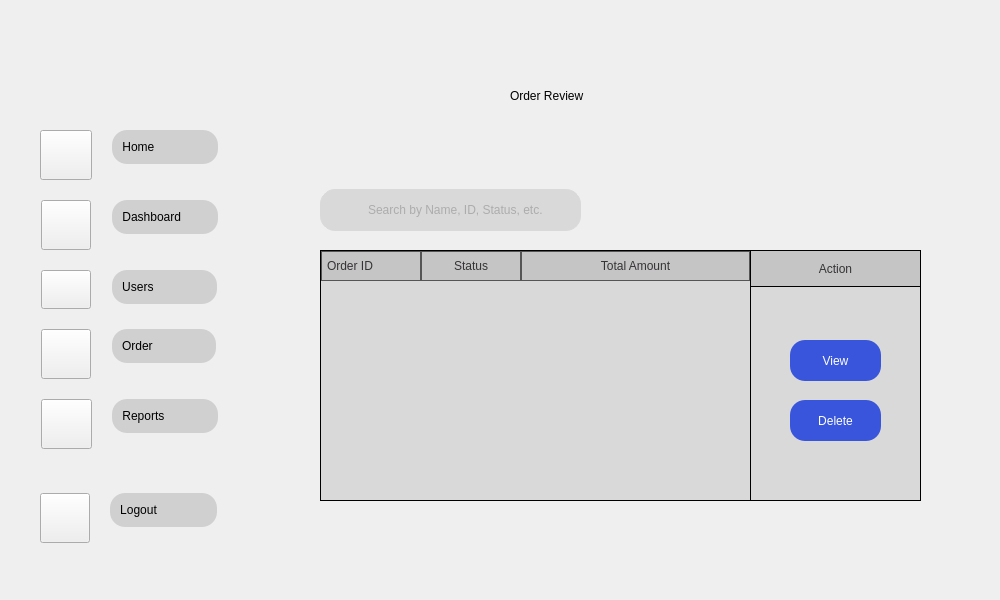
    <widget class="QWidget" name="ManageOrder">
     <property name="minimumSize">
      <size>
       <width>1000</width>
       <height>600</height>
      </size>
     </property>
     <property name="maximumSize">
      <size>
       <width>1000</width>
       <height>600</height>
      </size>
     </property>
     <property name="styleSheet">
      <string notr="true">#ManageOrder{
border-image: url(&quot;:/images/4.png&quot;) 0 0 0 0 stretch stretch;
background-repeat: (no-repeat);
backkground-position: (fixed);

}
#QLabel{
font-family: &quot;Fredoka&quot;;
font-size: 20px;
}</string>
     </property>
     <widget class="QPushButton" name="nwbut_9">
      <property name="geometry">
       <rect>
        <x>790</x>
        <y>400</y>
        <width>91</width>
        <height>41</height>
       </rect>
      </property>
      <property name="styleSheet">
       <string notr="true">QPushButton {
            background-color: #3855DB; /* Example background color */
            color: White; /* Example text color */
            border-radius: 15px; /* Adjust this value for desired roundness */
}
QPushButton:hover {
    background-color: #2746C3; /* Color when the mouse hovers over it */

}
QPushButton:pressed {
    background-color: #FFFFFF; /* Color when the button is clicked down */
	color: #3855DB;
	border-style: outset;
	border-width: 3px;
    border-radius: 15px; /* Adjust this value for desired roundness */
    border-color: #2746C3;
}</string>
      </property>
      <property name="text">
       <string>Delete</string>
      </property>
     </widget>
     <widget class="QScrollArea" name="scrollArea_3">
      <property name="geometry">
       <rect>
        <x>320</x>
        <y>280</y>
        <width>401</width>
        <height>221</height>
       </rect>
      </property>
      <property name="styleSheet">
       <string notr="true">#scrollArea_3 {
    background-color: #d9d9d9; /* Light gray background color */
	color:   gray;
    border-radius: 20px; /* Adjust this value for desired roundness *
}</string>
      </property>
      <property name="widgetResizable">
       <bool>true</bool>
      </property>
      <widget class="QWidget" name="scrollAreaWidgetContents_4">
       <property name="geometry">
        <rect>
         <x>0</x>
         <y>0</y>
         <width>401</width>
         <height>221</height>
        </rect>
       </property>
       <property name="styleSheet">
        <string notr="true">#scrollAreaWidgetContents_3 {
    background-color: #d9d9d9; /* Light gray background color */
	color:   gray;
    border: 1px solid #d9d9d9; /* Subtle border */
    border-radius: 20px; /* Adjust this value for desired roundness *
}</string>
       </property>
      </widget>
     </widget>
     <widget class="QWidget" name="verticalLayoutWidget_15">
      <property name="geometry">
       <rect>
        <x>30</x>
        <y>130</y>
        <width>241</width>
        <height>323</height>
       </rect>
      </property>
      <layout class="QVBoxLayout" name="verticalLayout_53">
       <property name="spacing">
        <number>1</number>
       </property>
       <property name="sizeConstraint">
        <enum>QLayout::SetFixedSize</enum>
       </property>
       <item>
        <layout class="QFormLayout" name="formLayout_19">
         <property name="sizeConstraint">
          <enum>QLayout::SetDefaultConstraint</enum>
         </property>
         <property name="fieldGrowthPolicy">
          <enum>QFormLayout::FieldsStayAtSizeHint</enum>
         </property>
         <property name="rowWrapPolicy">
          <enum>QFormLayout::WrapLongRows</enum>
         </property>
         <property name="labelAlignment">
          <set>Qt::AlignCenter</set>
         </property>
         <property name="formAlignment">
          <set>Qt::AlignLeading|Qt::AlignLeft|Qt::AlignVCenter</set>
         </property>
         <property name="horizontalSpacing">
          <number>20</number>
         </property>
         <property name="verticalSpacing">
          <number>20</number>
         </property>
         <property name="leftMargin">
          <number>10</number>
         </property>
         <property name="topMargin">
          <number>0</number>
         </property>
         <property name="bottomMargin">
          <number>0</number>
         </property>
         <item row="0" column="0">
          <widget class="QPushButton" name="h2_7">
           <property name="styleSheet">
            <string notr="true">QPushButton{
border-image: url(&quot;:/Icons/Home.png&quot;) 0 0 0 0 stretch stretch;
background-repeat: no-repeat;
 width: 44px;
    height: 42px;

}</string>
           </property>
           <property name="text">
            <string/>
           </property>
          </widget>
         </item>
         <item row="0" column="1">
          <layout class="QVBoxLayout" name="verticalLayout_54">
           <item>
            <widget class="QPushButton" name="Homebut_8">
             <property name="styleSheet">
              <string notr="true">QPushButton {
            background-color: #D0D0D0;
			border-style: outset;
			 padding: 10px;
            border-radius: 15px; /* Adjust this value for desired roundness */
            border-color: #D0D0D0; /* Example border color */
				
}

QPushButton:hover {
    background-color: #D9d9d9; /* Color when the mouse hovers over it */
	padding: 10px;
            border-radius: 15px; /* Adjust this value for desired roundness */
}
QPushButton:pressed {
    background-color: #797979; /* Color when the button is clicked down */
	padding: 10px;
            border-radius: 15px; /* Adjust this value for desired roundness */
}</string>
             </property>
             <property name="text">
              <string>Home                </string>
             </property>
             <property name="shortcut">
              <string/>
             </property>
             <property name="autoDefault">
              <bool>false</bool>
             </property>
             <property name="default">
              <bool>false</bool>
             </property>
             <property name="flat">
              <bool>true</bool>
             </property>
            </widget>
           </item>
          </layout>
         </item>
         <item row="1" column="0">
          <widget class="QPushButton" name="db2_7">
           <property name="styleSheet">
            <string notr="true">QPushButton{
border-image: url(&quot;:/Icons/DashB.png&quot;) 0 0 0 0 stretch stretch;
background-repeat: no-repeat;
 width: 42px;
    height: 42px;

}</string>
           </property>
           <property name="text">
            <string/>
           </property>
          </widget>
         </item>
         <item row="1" column="1">
          <layout class="QVBoxLayout" name="verticalLayout_57">
           <item>
            <widget class="QPushButton" name="Dashbut_8">
             <property name="styleSheet">
              <string notr="true">QPushButton {
            background-color: #D0D0D0;
			border-style: outset;
			 padding: 10px;
            border-radius: 15px; /* Adjust this value for desired roundness */
            border-color: #D0D0D0; /* Example border color */
				
}

QPushButton:hover {
    background-color: #D9d9d9; /* Color when the mouse hovers over it */
	padding: 10px;
            border-radius: 15px; /* Adjust this value for desired roundness */
}
QPushButton:pressed {
    background-color: #797979; /* Color when the button is clicked down */
	padding: 10px;
            border-radius: 15px; /* Adjust this value for desired roundness */
}</string>
             </property>
             <property name="text">
              <string>Dashboard        </string>
             </property>
             <property name="autoDefault">
              <bool>false</bool>
             </property>
             <property name="default">
              <bool>false</bool>
             </property>
             <property name="flat">
              <bool>false</bool>
             </property>
            </widget>
           </item>
          </layout>
         </item>
         <item row="2" column="0">
          <widget class="QPushButton" name="u2_7">
           <property name="styleSheet">
            <string notr="true">QPushButton{
border-image: url(&quot;:/Icons/User.png&quot;) 0 0 0 0 stretch stretch;
background-repeat: no-repeat;
 width: 42px;
    height: 31px;

}</string>
           </property>
           <property name="text">
            <string/>
           </property>
          </widget>
         </item>
         <item row="2" column="1">
          <layout class="QVBoxLayout" name="verticalLayout_59">
           <item>
            <widget class="QPushButton" name="Userbut_8">
             <property name="styleSheet">
              <string notr="true">QPushButton {
            background-color: #D0D0D0;
			border-style: outset;
			 padding: 10px;
            border-radius: 15px; /* Adjust this value for desired roundness */
            border-color: #D0D0D0; /* Example border color */
				
}

QPushButton:hover {
    background-color: #D9d9d9; /* Color when the mouse hovers over it */
	padding: 10px;
            border-radius: 15px; /* Adjust this value for desired roundness */
}
QPushButton:pressed {
    background-color: #797979; /* Color when the button is clicked down */
	padding: 10px;
            border-radius: 15px; /* Adjust this value for desired roundness */
}</string>
             </property>
             <property name="text">
              <string>Users                </string>
             </property>
             <property name="autoDefault">
              <bool>false</bool>
             </property>
             <property name="default">
              <bool>false</bool>
             </property>
             <property name="flat">
              <bool>false</bool>
             </property>
            </widget>
           </item>
          </layout>
         </item>
         <item row="4" column="0">
          <widget class="QPushButton" name="r2_7">
           <property name="styleSheet">
            <string notr="true">QPushButton{
border-image: url(&quot;:/Icons/Transa.png&quot;) 0 0 0 0 stretch stretch;
background-repeat: no-repeat;
 width: 43px;
    height: 42px;

}</string>
           </property>
           <property name="text">
            <string/>
           </property>
          </widget>
         </item>
         <item row="4" column="1">
          <layout class="QVBoxLayout" name="verticalLayout_62">
           <item>
            <widget class="QPushButton" name="Reportbut_8">
             <property name="styleSheet">
              <string notr="true">QPushButton {
            background-color: #D0D0D0;
			border-style: outset;
			 padding: 10px;
            border-radius: 15px; /* Adjust this value for desired roundness */
            border-color: #D0D0D0; /* Example border color */
				
}

QPushButton:hover {
    background-color: #D9d9d9; /* Color when the mouse hovers over it */
	padding: 10px;
            border-radius: 15px; /* Adjust this value for desired roundness */
}
QPushButton:pressed {
    background-color: #797979; /* Color when the button is clicked down */
	padding: 10px;
            border-radius: 15px; /* Adjust this value for desired roundness */
}</string>
             </property>
             <property name="text">
              <string>Reports             </string>
             </property>
             <property name="autoDefault">
              <bool>false</bool>
             </property>
             <property name="default">
              <bool>false</bool>
             </property>
             <property name="flat">
              <bool>false</bool>
             </property>
            </widget>
           </item>
          </layout>
         </item>
         <item row="3" column="1">
          <layout class="QVBoxLayout" name="verticalLayout_69">
           <item>
            <widget class="QPushButton" name="Orderbut_8">
             <property name="styleSheet">
              <string notr="true">QPushButton {
            background-color: #D0D0D0;
			border-style: outset;
			 padding: 10px;
            border-radius: 15px; /* Adjust this value for desired roundness */
            border-color: #D0D0D0; /* Example border color */
				
}

QPushButton:hover {
    background-color: #D9d9d9; /* Color when the mouse hovers over it */
	padding: 10px;
            border-radius: 15px; /* Adjust this value for desired roundness */
}
QPushButton:pressed {
    background-color: #797979; /* Color when the button is clicked down */
	padding: 10px;
            border-radius: 15px; /* Adjust this value for desired roundness */
}</string>
             </property>
             <property name="text">
              <string>Order                </string>
             </property>
             <property name="autoDefault">
              <bool>false</bool>
             </property>
             <property name="default">
              <bool>false</bool>
             </property>
             <property name="flat">
              <bool>false</bool>
             </property>
            </widget>
           </item>
          </layout>
         </item>
         <item row="3" column="0">
          <widget class="QPushButton" name="o2_7">
           <property name="styleSheet">
            <string notr="true">QPushButton{
border-image: url(&quot;:/Icons/Ordernowbg.png&quot;) 0 0 0 0 stretch stretch;
background-repeat: no-repeat;
 width: 42px;
    height: 42px;

}</string>
           </property>
           <property name="text">
            <string/>
           </property>
           <property name="autoRepeat">
            <bool>false</bool>
           </property>
           <property name="flat">
            <bool>false</bool>
           </property>
          </widget>
         </item>
        </layout>
       </item>
      </layout>
     </widget>
     <widget class="QLabel" name="label_9">
      <property name="geometry">
       <rect>
        <x>330</x>
        <y>190</y>
        <width>41</width>
        <height>41</height>
       </rect>
      </property>
      <property name="styleSheet">
       <string notr="true"/>
      </property>
      <property name="text">
       <string/>
      </property>
      <property name="pixmap">
       <pixmap resource="../images/Resc_rc.qrc">:/Icons/searchingraysmol.png</pixmap>
      </property>
     </widget>
     <widget class="QLabel" name="label_19">
      <property name="geometry">
       <rect>
        <x>800</x>
        <y>250</y>
        <width>71</width>
        <height>21</height>
       </rect>
      </property>
      <property name="text">
       <string>Actions</string>
      </property>
      <property name="alignment">
       <set>Qt::AlignCenter</set>
      </property>
     </widget>
     <widget class="QLabel" name="label_20">
      <property name="geometry">
       <rect>
        <x>320</x>
        <y>274</y>
        <width>601</width>
        <height>227</height>
       </rect>
      </property>
      <property name="styleSheet">
       <string notr="true">QLabel {
    background-color: #d9d9d9; /* Light gray background color */
	color:   gray;
    border: 1px solid black;
}</string>
      </property>
      <property name="text">
       <string/>
      </property>
     </widget>
     <widget class="QPushButton" name="view">
      <property name="geometry">
       <rect>
        <x>790</x>
        <y>340</y>
        <width>91</width>
        <height>41</height>
       </rect>
      </property>
      <property name="styleSheet">
       <string notr="true">QPushButton {
            background-color: #3855DB; /* Example background color */
            color: White; /* Example text color */
            border-radius: 15px; /* Adjust this value for desired roundness */
}
QPushButton:hover {
    background-color: #2746C3; /* Color when the mouse hovers over it */

}
QPushButton:pressed {
    background-color: #FFFFFF; /* Color when the button is clicked down */
	color: #3855DB;
	border-style: outset;
	border-width: 3px;
    border-radius: 15px; /* Adjust this value for desired roundness */
    border-color: #2746C3;
}</string>
      </property>
      <property name="text">
       <string>View</string>
      </property>
     </widget>
     <widget class="QTableWidget" name="tableWidget_3">
      <property name="geometry">
       <rect>
        <x>320</x>
        <y>250</y>
        <width>431</width>
        <height>251</height>
       </rect>
      </property>
      <property name="whatsThis">
       <string/>
      </property>
      <property name="styleSheet">
       <string notr="true">
QTableWidget {
        background-color: #d9d9d9;
        alternate-background-color: #d9d9d9;
        color: black;
        gridline-color: #d9d9d9;
        border: 1px solid black;
    }

    QTableWidget::item:selected {
        background-color:#c5c5c5;
        color: black;
    }

    QHeaderView::section {
        background-color:#c5c5c5;
        color: #363336;
        padding: 5px;
        border: 1px solid #555555;
		 border-radius: 20px;
    }</string>
      </property>
      <property name="autoScroll">
       <bool>true</bool>
      </property>
      <property name="editTriggers">
       <set>QAbstractItemView::NoEditTriggers</set>
      </property>
      <property name="alternatingRowColors">
       <bool>true</bool>
      </property>
      <property name="selectionBehavior">
       <enum>QAbstractItemView::SelectRows</enum>
      </property>
      <property name="showGrid">
       <bool>true</bool>
      </property>
      <property name="sortingEnabled">
       <bool>false</bool>
      </property>
      <property name="wordWrap">
       <bool>false</bool>
      </property>
      <attribute name="horizontalHeaderStretchLastSection">
       <bool>true</bool>
      </attribute>
      <column>
       <property name="text">
        <string>Order ID</string>
       </property>
       <property name="textAlignment">
        <set>AlignLeading|AlignVCenter</set>
       </property>
       <property name="background">
        <color>
         <red>217</red>
         <green>217</green>
         <blue>217</blue>
        </color>
       </property>
      </column>
      <column>
       <property name="text">
        <string>Status</string>
       </property>
       <property name="background">
        <color>
         <red>217</red>
         <green>217</green>
         <blue>217</blue>
        </color>
       </property>
      </column>
      <column>
       <property name="text">
        <string>Total Amount</string>
       </property>
       <property name="background">
        <color>
         <red>217</red>
         <green>217</green>
         <blue>217</blue>
        </color>
       </property>
      </column>
     </widget>
     <widget class="QLineEdit" name="line3">
      <property name="geometry">
       <rect>
        <x>320</x>
        <y>189</y>
        <width>261</width>
        <height>42</height>
       </rect>
      </property>
      <property name="styleSheet">
       <string notr="true">QLineEdit {
    background-color: #d9d9d9; /* Light gray background color */
	color:   gray;
    border: 1px solid #d9d9d9; /* Subtle border */
    border-radius: 15px; /* Adjust this value for desired roundness */
    padding-left: 45px; /* Important: Add padding to make space for the icon */
    padding-right: 10px; /* Optional: Add some padding on the right side */
    min-height: 40px; /* Optional: Set a minimum height for a larger bar */
}</string>
      </property>
      <property name="text">
       <string/>
      </property>
      <property name="alignment">
       <set>Qt::AlignLeading|Qt::AlignLeft|Qt::AlignVCenter</set>
      </property>
      <property name="readOnly">
       <bool>false</bool>
      </property>
      <property name="placeholderText">
       <string>Search by Name, ID, Status, etc.</string>
      </property>
     </widget>
     <widget class="QWidget" name="verticalLayoutWidget_16">
      <property name="geometry">
       <rect>
        <x>30</x>
        <y>490</y>
        <width>241</width>
        <height>56</height>
       </rect>
      </property>
      <layout class="QVBoxLayout" name="verticalLayout_70">
       <item>
        <layout class="QFormLayout" name="formLayout_21">
         <property name="fieldGrowthPolicy">
          <enum>QFormLayout::FieldsStayAtSizeHint</enum>
         </property>
         <property name="rowWrapPolicy">
          <enum>QFormLayout::WrapLongRows</enum>
         </property>
         <property name="labelAlignment">
          <set>Qt::AlignCenter</set>
         </property>
         <property name="formAlignment">
          <set>Qt::AlignLeading|Qt::AlignLeft|Qt::AlignVCenter</set>
         </property>
         <property name="horizontalSpacing">
          <number>20</number>
         </property>
         <property name="verticalSpacing">
          <number>20</number>
         </property>
         <property name="leftMargin">
          <number>10</number>
         </property>
         <item row="0" column="0">
          <widget class="QPushButton" name="s2_7">
           <property name="styleSheet">
            <string notr="true">QPushButton{
border-image: url(&quot;:/Icons/Profilenowhite.png&quot;) 0 0 0 0 stretch stretch;
background-repeat: no-repeat;
 width: 42px;
    height: 42px;

}</string>
           </property>
           <property name="text">
            <string/>
           </property>
          </widget>
         </item>
         <item row="0" column="1">
          <layout class="QVBoxLayout" name="verticalLayout_71">
           <item>
            <widget class="QPushButton" name="Settbut_8">
             <property name="styleSheet">
              <string notr="true">QPushButton {
            background-color: #D0D0D0;
			border-style: outset;
			 padding: 10px;
            border-radius: 15px; /* Adjust this value for desired roundness */
            border-color: #D0D0D0; /* Example border color */
				
}

QPushButton:hover {
    background-color: #D9d9d9; /* Color when the mouse hovers over it */
	padding: 10px;
            border-radius: 15px; /* Adjust this value for desired roundness */
}
QPushButton:pressed {
    background-color: #797979; /* Color when the button is clicked down */
	padding: 10px;
            border-radius: 15px; /* Adjust this value for desired roundness */
}</string>
             </property>
             <property name="text">
              <string>Logout               </string>
             </property>
             <property name="autoDefault">
              <bool>false</bool>
             </property>
             <property name="default">
              <bool>false</bool>
             </property>
             <property name="flat">
              <bool>false</bool>
             </property>
            </widget>
           </item>
          </layout>
         </item>
        </layout>
       </item>
      </layout>
     </widget>
     <widget class="QLabel" name="ok_6">
      <property name="geometry">
       <rect>
        <x>510</x>
        <y>60</y>
        <width>491</width>
        <height>71</height>
       </rect>
      </property>
      <property name="text">
       <string>Order Review</string>
      </property>
     </widget>
     <widget class="QLabel" name="label_56">
      <property name="geometry">
       <rect>
        <x>750</x>
        <y>250</y>
        <width>171</width>
        <height>37</height>
       </rect>
      </property>
      <property name="styleSheet">
       <string notr="true">#label_56{
background-color:#c5c5c5;
        color: #363336;
        padding: 5px;
        border: 1px solid black;

}</string>
      </property>
      <property name="text">
       <string>Action</string>
      </property>
      <property name="alignment">
       <set>Qt::AlignCenter</set>
      </property>
     </widget>
     <zorder>scrollArea_3</zorder>
     <zorder>label_20</zorder>
     <zorder>line3</zorder>
     <zorder>nwbut_9</zorder>
     <zorder>verticalLayoutWidget_15</zorder>
     <zorder>label_9</zorder>
     <zorder>label_19</zorder>
     <zorder>view</zorder>
     <zorder>verticalLayoutWidget_16</zorder>
     <zorder>ok_6</zorder>
     <zorder>tableWidget_3</zorder>
     <zorder>label_56</zorder>
    </widget>
